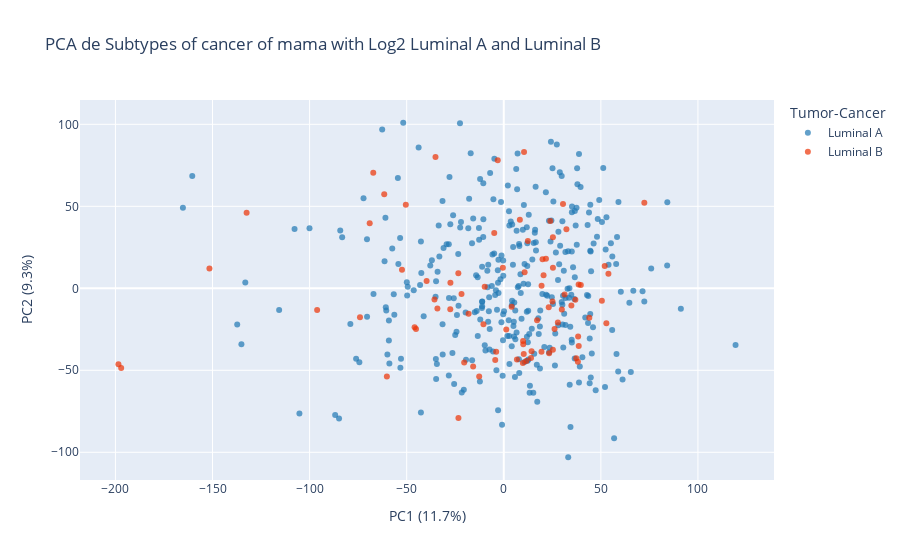
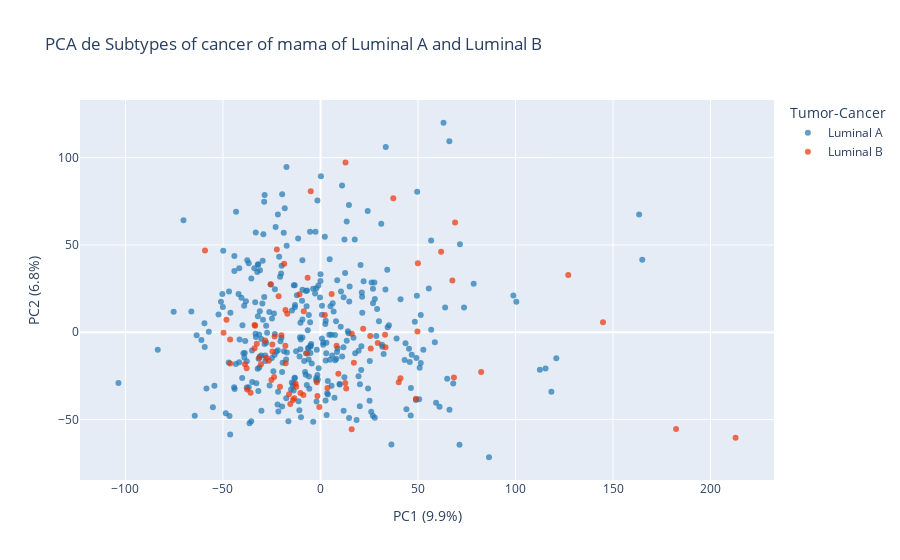

Here is the notebook cell these charts were saved with, in order:
### Code cell
PCA_2_variables_log2(df=zeros_reduced_df, cancer_type_one="Luminal A", cancer_type_two="Luminal B")
PCA_2_variables(df=zeros_reduced_df, cancer_type_one="Luminal A", cancer_type_two="Luminal B")

### Figure 1 — Plotly figure (JSON) as saved in the notebook; plotly's stock layout.template omitted (floating-point values rounded to 4 significant figures; data arrays with more than 128 entries replaced by an {"elided": "..."} marker saying what was removed)
{"data": [{"hovertemplate": "<b>%{hovertext}</b><br><br>Tumor-Cancer=Luminal A<br>PC1 (11.7%)=%{x}<br>PC2 (9.3%)=%{y}<extra></extra>", "hovertext": {"elided": "330 float values"}, "legendgroup": "Luminal A", "marker": {"color": "#1f77b4", "opacity": 0.7, "size": 6, "symbol": "circle"}, "mode": "markers", "name": "Luminal A", "orientation": "v", "showlegend": true, "type": "scatter", "x": {"elided": "330 float values"}, "xaxis": "x", "y": {"elided": "330 float values"}, "yaxis": "y"}, {"hovertemplate": "<b>%{hovertext}</b><br><br>Tumor-Cancer=Luminal B<br>PC1 (11.7%)=%{x}<br>PC2 (9.3%)=%{y}<extra></extra>", "hovertext": [8.0, 20.0, 50.0, 56.0, 68.0, 95.0, 123.0, 126.0, 138.0, 146.0, 147.0, 148.0, 151.0, 152.0, 154.0, 158.0, 162.0, 172.0, 173.0, 174.0, 180.0, 181.0, 184.0, 191.0, 192.0, 197.0, 198.0, 201.0, 213.0, 215.0, 216.0, 220.0, 237.0, 238.0, 244.0, 256.0, 269.0, 271.0, 272.0, 273.0, 278.0, 297.0, 312.0, 363.0, 368.0, 371.0, 389.0, 392.0, 393.0, 407.0, 448.0, 450.0, 455.0, 499.0, 536.0, 539.0, 547.0, 549.0, 565.0, 575.0, 582.0, 587.0, 601.0, 606.0, 627.0, 628.0, 630.0, 633.0, 643.0, 646.0, 658.0, 689.0, 747.0, 752.0, 757.0, 768.0, 782.0, 802.0, 807.0, 808.0, 810.0], "legendgroup": "Luminal B", "marker": {"color": "#ec3204", "opacity": 0.7, "size": 6, "symbol": "circle"}, "mode": "markers", "name": "Luminal B", "orientation": "v", "showlegend": true, "type": "scatter", "x": [-0.4739, -45.91, -9.817, -4.916, 37.33, -198.4, 51.99, 19.46, -60.21, -27.48, 9.826, -3.923, 4.068, 17.13, 38.29, 38.56, 6.786, -12.66, 1.276, -3.111, 19.42, 25.08, 27.87, 20.49, 38.61, 23.15, 11.6, 10.28, 53.89, -35.16, 23.38, 30.5, -61.57, -67.21, -4.406, -96.12, 25.29, -27.55, 39.68, -20.38, 12.4, 23.95, -132.4, -52.42, -39.74, 8.289, -34.19, 29.89, 38.17, -21.77, 25.3, 50.52, 14.03, -35.69, -18.12, 34.82, 36.86, 32.26, 26.15, 10.03, 52.83, 31.31, -23.4, 9.939, 14.32, -23.35, -15.77, 10.73, 19.94, -10.46, 72.39, 10.43, 25.31, 44.04, -45.2, 21.72, -50.45, -74.06, -197.0, -151.6, -69.05], "xaxis": "x", "y": [12.51, -23.69, 0.8831, 33.71, -42.62, -46.35, 13.6, 1.59, -53.78, 3.415, -45.57, -38.75, -11.32, -19.52, -29.4, 2.281, -43.36, -53.84, -25.08, 78.0, -38.76, -7.997, -20.88, 7.988, -35.14, -11.58, -44.38, -40.11, 8.859, 80.08, -39.55, 51.44, 57.39, 70.38, -43.79, -13.19, -37.47, -12.82, 2.081, -45.28, 28.82, 41.07, 46.0, 11.23, 4.398, 41.76, -12.31, -12.89, -44.79, -3.447, 31.19, -7.562, -42.52, -6.849, -15.51, -10.55, -7.028, 36.02, -24.84, -34.07, -21.33, -3.802, 9.161, -32.07, -38.39, -79.1, -47.71, 9.839, 17.78, -21.94, 52.19, 83.14, 12.46, -17.98, -24.86, 17.97, 50.94, -17.63, -48.57, 12.12, 39.62], "yaxis": "y"}], "layout": {"legend": {"title": {"text": "Tumor-Cancer"}, "tracegroupgap": 0}, "title": {"text": "PCA de Subtypes of cancer of mama with Log2 Luminal A and Luminal B"}, "xaxis": {"anchor": "y", "domain": [0, 1], "title": {"text": "PC1 (11.7%)"}}, "yaxis": {"anchor": "x", "domain": [0, 1], "title": {"text": "PC2 (9.3%)"}}}}

### Figure 2 — Plotly figure (JSON) as saved in the notebook; plotly's stock layout.template omitted (floating-point values rounded to 4 significant figures; data arrays with more than 128 entries replaced by an {"elided": "..."} marker saying what was removed)
{"data": [{"hovertemplate": "<b>%{hovertext}</b><br><br>Tumor-Cancer=Luminal A<br>PC1 (9.9%)=%{x}<br>PC2 (6.8%)=%{y}<extra></extra>", "hovertext": {"elided": "330 float values"}, "legendgroup": "Luminal A", "marker": {"color": "#1f77b4", "opacity": 0.7, "size": 6, "symbol": "circle"}, "mode": "markers", "name": "Luminal A", "orientation": "v", "showlegend": true, "type": "scatter", "x": {"elided": "330 float values"}, "xaxis": "x", "y": {"elided": "330 float values"}, "yaxis": "y"}, {"hovertemplate": "<b>%{hovertext}</b><br><br>Tumor-Cancer=Luminal B<br>PC1 (9.9%)=%{x}<br>PC2 (6.8%)=%{y}<extra></extra>", "hovertext": [8.0, 20.0, 50.0, 56.0, 68.0, 95.0, 123.0, 126.0, 138.0, 146.0, 147.0, 148.0, 151.0, 152.0, 154.0, 158.0, 162.0, 172.0, 173.0, 174.0, 180.0, 181.0, 184.0, 191.0, 192.0, 197.0, 198.0, 201.0, 213.0, 215.0, 216.0, 220.0, 237.0, 238.0, 244.0, 256.0, 269.0, 271.0, 272.0, 273.0, 278.0, 297.0, 312.0, 363.0, 368.0, 371.0, 389.0, 392.0, 393.0, 407.0, 448.0, 450.0, 455.0, 499.0, 536.0, 539.0, 547.0, 549.0, 565.0, 575.0, 582.0, 587.0, 601.0, 606.0, 627.0, 628.0, 630.0, 633.0, 643.0, 646.0, 658.0, 689.0, 747.0, 752.0, 757.0, 768.0, 782.0, 802.0, 807.0, 808.0, 810.0], "legendgroup": "Luminal B", "marker": {"color": "#ec3204", "opacity": 0.7, "size": 6, "symbol": "circle"}, "mode": "markers", "name": "Luminal B", "orientation": "v", "showlegend": true, "type": "scatter", "x": [2.236, 41.01, 8.255, 5.732, -35.86, 212.8, -48.2, -18.01, 48.92, 25.49, -14.08, -1.576, -6.856, -17.84, -31.39, -33.51, -8.786, 3.571, -1.869, 12.82, -20.78, -24.67, -27.69, -20.06, -38.74, -24.65, -13.39, -12.45, -49.71, 37.34, -23.78, -22.38, 61.86, 68.99, -0.6147, 82.38, -25.17, 25.77, -33.79, 13.17, -10.78, -18.61, 127.1, 49.71, 33.1, -6.589, 29.38, -30.53, -37.58, 16.07, -21.48, -46.34, -15.48, 33.33, 17.12, -33.8, -32.65, -25.65, -26.51, -12.77, -46.34, -28.36, 21.88, -10.29, -16.12, 15.99, 12.69, -8.585, -17.02, 9.163, -59.21, -4.997, -23.54, -37.88, 40.12, -17.96, 49.94, 68.41, 182.3, 144.8, 67.63], "xaxis": "x", "y": [9.892, -26.4, -7.682, 21.92, -34.66, -60.44, 7.199, -7.679, -38.06, -2.098, -38.74, -36.48, -12.19, -17.74, -14.67, 3.698, -36.0, -31.97, -28.67, 97.3, -31.18, -6.99, -14.81, -1.746, -18.37, -11.09, -37.8, -31.29, -0.3229, 76.73, -25.62, 47.46, 46.18, 62.86, -42.89, -22.8, -27.35, -9.375, 4.176, -32.18, 21.83, 39.19, 32.81, 0.4757, -1.464, 31.18, -6.212, -18.3, -32.81, -0.9254, 20.68, -4.173, -41.14, -8.642, -17.48, -9.212, -6.571, 27.5, -16.29, -29.52, -17.95, -4.758, 2.003, -34.83, -35.54, -55.52, -29.05, 12.1, 10.55, -23.82, 46.82, 80.77, -2.413, -20.65, -28.64, 12.74, 39.48, -25.99, -55.41, 5.672, 29.71], "yaxis": "y"}], "layout": {"legend": {"title": {"text": "Tumor-Cancer"}, "tracegroupgap": 0}, "title": {"text": "PCA de Subtypes of cancer of mama of Luminal A and Luminal B"}, "xaxis": {"anchor": "y", "domain": [0, 1], "title": {"text": "PC1 (9.9%)"}}, "yaxis": {"anchor": "x", "domain": [0, 1], "title": {"text": "PC2 (6.8%)"}}}}
